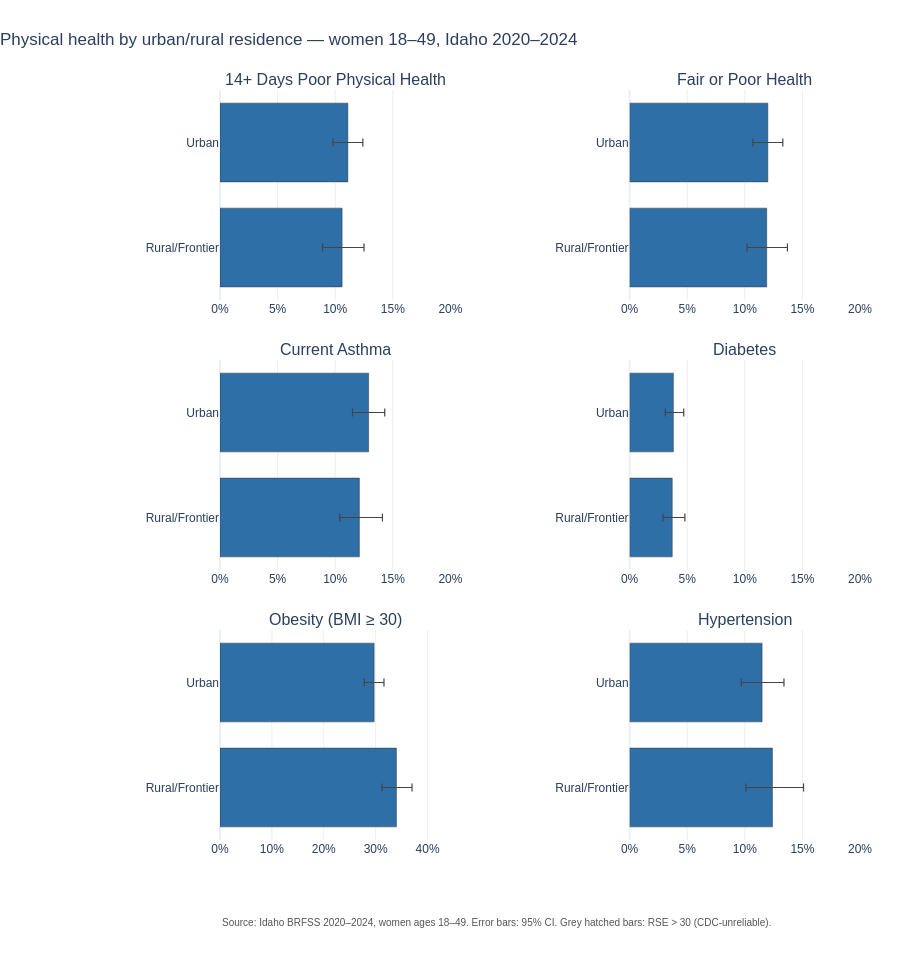

Notebook code cell kept with this figure:
### Markdown cell above
## A6. By binary residence (urban vs rural/frontier)

### Code cell
small_multiples(
    df, metrics=PHYS_METRICS,
    group_col='Group', group_order=RESIDENCE_ORDER,
    filters={'Category': 'Binary Residence Population Category', 'Region': 'Statewide'},
    title='Physical health by urban/rural residence \u2014 women 18\u201349, Idaho 2020\u20132024',
).show()

### Figure 1 — Plotly figure (JSON) as saved in the notebook; plotly's stock layout.template omitted (floating-point values rounded to 4 significant figures)
{"data": [{"customdata": ["<b>Urban</b><br>11.1% (95% CI 9.8–12.4)<br>n = 3898, RSE = 6", "<b>Rural/Frontier</b><br>10.6% (95% CI 8.9–12.5)<br>n = 2002, RSE = 9"], "error_x": {"array": [1.3, 1.9], "arrayminus": [1.3, 1.7], "color": "#444", "symmetric": false, "thickness": 1.2, "type": "data", "width": 4}, "hovertemplate": "%{customdata}<extra></extra>", "marker": {"color": ["#2e6fa7", "#2e6fa7"], "line": {"color": "#333", "width": 0.5}, "pattern": {"shape": ["", ""], "size": 6, "solidity": 0.3}}, "orientation": "h", "showlegend": false, "type": "bar", "x": [11.1, 10.6], "xaxis": "x", "y": ["Urban", "Rural/Frontier"], "yaxis": "y"}, {"customdata": ["<b>Urban</b><br>12.0% (95% CI 10.7–13.3)<br>n = 3969, RSE = 6", "<b>Rural/Frontier</b><br>11.9% (95% CI 10.2–13.7)<br>n = 2034, RSE = 7"], "error_x": {"array": [1.3, 1.8], "arrayminus": [1.3, 1.7], "color": "#444", "symmetric": false, "thickness": 1.2, "type": "data", "width": 4}, "hovertemplate": "%{customdata}<extra></extra>", "marker": {"color": ["#2e6fa7", "#2e6fa7"], "line": {"color": "#333", "width": 0.5}, "pattern": {"shape": ["", ""], "size": 6, "solidity": 0.3}}, "orientation": "h", "showlegend": false, "type": "bar", "x": [12.0, 11.9], "xaxis": "x2", "y": ["Urban", "Rural/Frontier"], "yaxis": "y2"}, {"customdata": ["<b>Urban</b><br>12.9% (95% CI 11.5–14.3)<br>n = 3931, RSE = 5", "<b>Rural/Frontier</b><br>12.1% (95% CI 10.4–14.1)<br>n = 2030, RSE = 8"], "error_x": {"array": [1.4, 2], "arrayminus": [1.4, 1.7], "color": "#444", "symmetric": false, "thickness": 1.2, "type": "data", "width": 4}, "hovertemplate": "%{customdata}<extra></extra>", "marker": {"color": ["#2e6fa7", "#2e6fa7"], "line": {"color": "#333", "width": 0.5}, "pattern": {"shape": ["", ""], "size": 6, "solidity": 0.3}}, "orientation": "h", "showlegend": false, "type": "bar", "x": [12.9, 12.1], "xaxis": "x3", "y": ["Urban", "Rural/Frontier"], "yaxis": "y3"}, {"customdata": ["<b>Urban</b><br>3.8% (95% CI 3.1–4.7)<br>n = 3968, RSE = 11", "<b>Rural/Frontier</b><br>3.7% (95% CI 2.9–4.8)<br>n = 2038, RSE = 13"], "error_x": {"array": [0.9, 1.1], "arrayminus": [0.7, 0.8], "color": "#444", "symmetric": false, "thickness": 1.2, "type": "data", "width": 4}, "hovertemplate": "%{customdata}<extra></extra>", "marker": {"color": ["#2e6fa7", "#2e6fa7"], "line": {"color": "#333", "width": 0.5}, "pattern": {"shape": ["", ""], "size": 6, "solidity": 0.3}}, "orientation": "h", "showlegend": false, "type": "bar", "x": [3.8, 3.7], "xaxis": "x4", "y": ["Urban", "Rural/Frontier"], "yaxis": "y4"}, {"customdata": ["<b>Urban</b><br>29.7% (95% CI 27.8–31.6)<br>n = 3517, RSE = 3", "<b>Rural/Frontier</b><br>34.0% (95% CI 31.2–37.0)<br>n = 1763, RSE = 4"], "error_x": {"array": [1.9, 3], "arrayminus": [1.9, 2.8], "color": "#444", "symmetric": false, "thickness": 1.2, "type": "data", "width": 4}, "hovertemplate": "%{customdata}<extra></extra>", "marker": {"color": ["#2e6fa7", "#2e6fa7"], "line": {"color": "#333", "width": 0.5}, "pattern": {"shape": ["", ""], "size": 6, "solidity": 0.3}}, "orientation": "h", "showlegend": false, "type": "bar", "x": [29.7, 34.0], "xaxis": "x5", "y": ["Urban", "Rural/Frontier"], "yaxis": "y5"}, {"customdata": ["<b>Urban</b><br>11.5% (95% CI 9.7–13.4)<br>n = 1781, RSE = 8", "<b>Rural/Frontier</b><br>12.4% (95% CI 10.1–15.1)<br>n = 946, RSE = 10"], "error_x": {"array": [1.9, 2.7], "arrayminus": [1.8, 2.3], "color": "#444", "symmetric": false, "thickness": 1.2, "type": "data", "width": 4}, "hovertemplate": "%{customdata}<extra></extra>", "marker": {"color": ["#2e6fa7", "#2e6fa7"], "line": {"color": "#333", "width": 0.5}, "pattern": {"shape": ["", ""], "size": 6, "solidity": 0.3}}, "orientation": "h", "showlegend": false, "type": "bar", "x": [11.5, 12.4], "xaxis": "x6", "y": ["Urban", "Rural/Frontier"], "yaxis": "y6"}], "layout": {"annotations": [{"font": {"size": 16}, "showarrow": false, "text": "14+ Days Poor Physical Health", "x": 0.18, "xanchor": "center", "xref": "paper", "y": 1, "yanchor": "bottom", "yref": "paper"}, {"font": {"size": 16}, "showarrow": false, "text": "Fair or Poor Health", "x": 0.82, "xanchor": "center", "xref": "paper", "y": 1, "yanchor": "bottom", "yref": "paper"}, {"font": {"size": 16}, "showarrow": false, "text": "Current Asthma", "x": 0.18, "xanchor": "center", "xref": "paper", "y": 0.64, "yanchor": "bottom", "yref": "paper"}, {"font": {"size": 16}, "showarrow": false, "text": "Diabetes", "x": 0.82, "xanchor": "center", "xref": "paper", "y": 0.64, "yanchor": "bottom", "yref": "paper"}, {"font": {"size": 16}, "showarrow": false, "text": "Obesity (BMI ≥ 30)", "x": 0.18, "xanchor": "center", "xref": "paper", "y": 0.28, "yanchor": "bottom", "yref": "paper"}, {"font": {"size": 16}, "showarrow": false, "text": "Hypertension", "x": 0.82, "xanchor": "center", "xref": "paper", "y": 0.28, "yanchor": "bottom", "yref": "paper"}, {"font": {"color": "#555", "size": 10}, "showarrow": false, "text": "Source: Idaho BRFSS 2020–2024, women ages 18–49. Error bars: 95% CI. Grey hatched bars: RSE > 30 (CDC-unreliable).", "x": 0, "xanchor": "left", "xref": "paper", "y": -0.12, "yref": "paper"}], "bargap": 0.25, "font": {"family": "Helvetica, Arial, sans-serif", "size": 12}, "height": 980, "margin": {"b": 140, "l": 220, "r": 40, "t": 90}, "title": {"text": "Physical health by urban/rural residence — women 18–49, Idaho 2020–2024", "x": 0, "xanchor": "left"}, "xaxis": {"anchor": "y", "domain": [0, 0.36], "gridcolor": "#eee", "range": [0, 20], "ticksuffix": "%"}, "xaxis2": {"anchor": "y2", "domain": [0.64, 1], "gridcolor": "#eee", "range": [0, 20], "ticksuffix": "%"}, "xaxis3": {"anchor": "y3", "domain": [0, 0.36], "gridcolor": "#eee", "range": [0, 20], "ticksuffix": "%"}, "xaxis4": {"anchor": "y4", "domain": [0.64, 1], "gridcolor": "#eee", "range": [0, 20], "ticksuffix": "%"}, "xaxis5": {"anchor": "y5", "domain": [0, 0.36], "gridcolor": "#eee", "range": [0, 44.4], "ticksuffix": "%"}, "xaxis6": {"anchor": "y6", "domain": [0.64, 1], "gridcolor": "#eee", "range": [0, 20], "ticksuffix": "%"}, "yaxis": {"anchor": "x", "autorange": "reversed", "categoryarray": ["Urban", "Rural/Frontier"], "categoryorder": "array", "domain": [0.72, 1]}, "yaxis2": {"anchor": "x2", "autorange": "reversed", "categoryarray": ["Urban", "Rural/Frontier"], "categoryorder": "array", "domain": [0.72, 1]}, "yaxis3": {"anchor": "x3", "autorange": "reversed", "categoryarray": ["Urban", "Rural/Frontier"], "categoryorder": "array", "domain": [0.36, 0.64]}, "yaxis4": {"anchor": "x4", "autorange": "reversed", "categoryarray": ["Urban", "Rural/Frontier"], "categoryorder": "array", "domain": [0.36, 0.64]}, "yaxis5": {"anchor": "x5", "autorange": "reversed", "categoryarray": ["Urban", "Rural/Frontier"], "categoryorder": "array", "domain": [0, 0.28]}, "yaxis6": {"anchor": "x6", "autorange": "reversed", "categoryarray": ["Urban", "Rural/Frontier"], "categoryorder": "array", "domain": [0, 0.28]}}}
